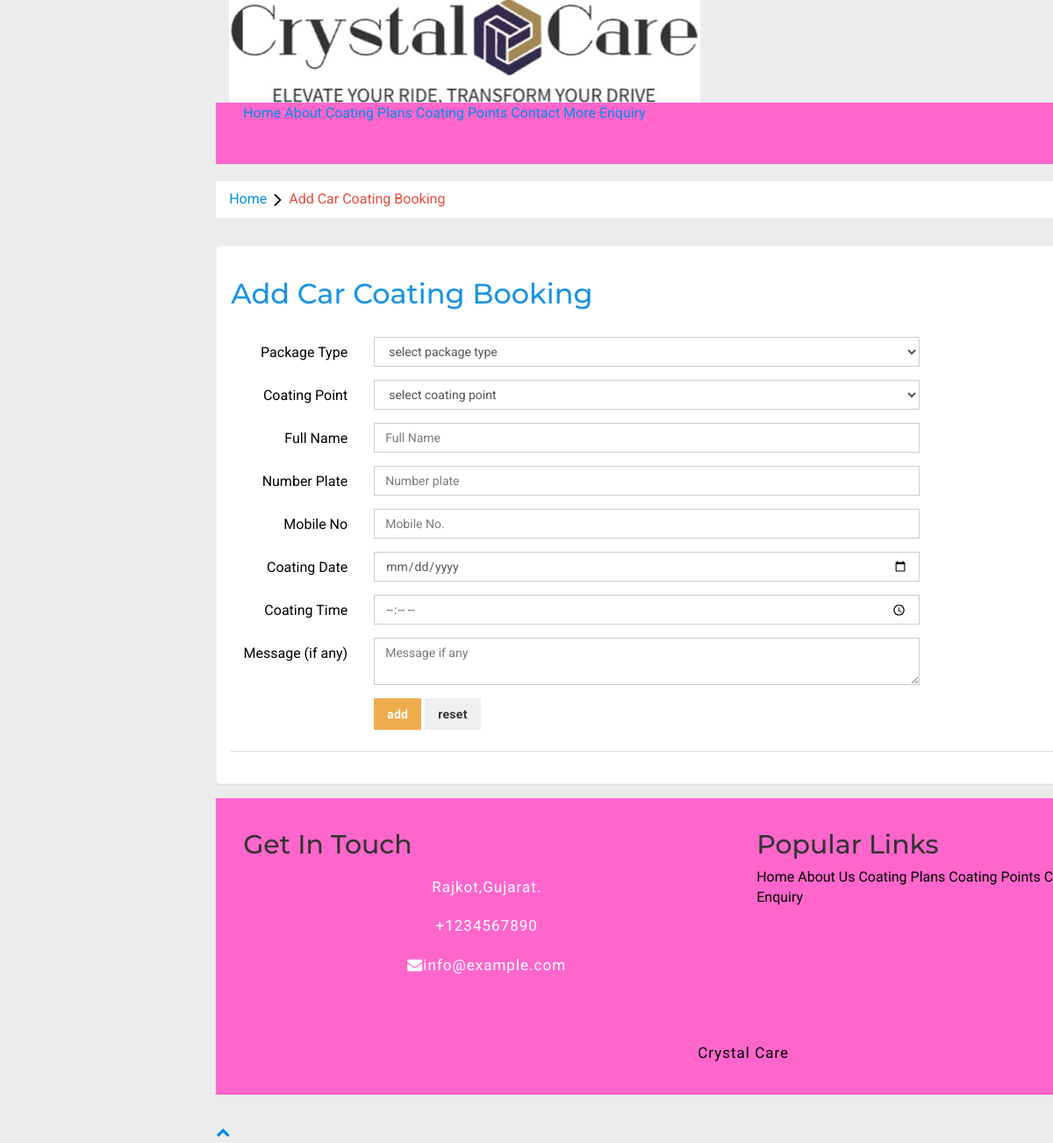
Page /Admin/add-booking.php (signed in) on the committed database.
### tables this page shows
CREATE TABLE `tblpages` (
  `id` int(11) NOT NULL,
  `type` varchar(255) DEFAULT '',
  `detail` longtext DEFAULT NULL,
  `openignHrs` varchar(255) DEFAULT NULL,
  `phoneNumber` bigint(20) DEFAULT NULL,
  `emailId` varchar(120) DEFAULT NULL
);

### Admin/add-booking.php (the view, shortened to what this page needs)
<?php
if (strlen($_SESSION['alogin']) == 0) {
    header('location:index.php');
} else {
?>
<!DOCTYPE HTML>
<html>
<head>
<link href="css/bootstrap.min.css" rel='stylesheet' type='text/css' />
<link href="css/style.css" rel='stylesheet' type='text/css' />
<link rel="stylesheet" href="css/morris.css" type="text/css"/>
<link href="css/font-awesome.css" rel="stylesheet">
<link rel="stylesheet" href="css/icon-font.min.css" type='text/css' />
</head>
<body>
   <div class="page-container">
<div class="left-content">
	   <div class="mother-grid-inner">
<?php include('includes/header.php');?>
				</div>
	<ol class="breadcrumb">
                <li class="breadcrumb-item"><a href="dashboard.php">Home</a><i class="fa fa-angle-right"></i>Add Car Coating Booking </li>
            </ol>
 	<div class="grid-form">
  <div class="grid-form1">
  	       <h3>Add Car Coating Booking</h3>
  	         <div class="tab-content">
						<div class="tab-pane active" id="horizontal-form">
							<form class="form-horizontal" name="washingpoint" method="post" enctype="multipart/form-data">
								<div class="form-group">
									<label for="focusedinput" class="col-sm-2 control-label">Package Type</label>
									<div class="col-sm-8">
								 <select name="packagetype" required class="form-control">
                <option value="<?php echo htmlentities($row['coating']); ?>(₹<?php echo htmlentities($row['price']); ?>)">Select Package Type</option>
              </select>
									</div>
								</div>
<div class="form-group">
									<label for="focusedinput" class="col-sm-2 control-label">Coating Point</label>
									<div class="col-sm-8">
								<select name="carcoatingpoint" required class="form-control">
                <option value="">Select Coating Point</option>
            </select>
									</div>
								</div>
<div class="form-group">
									<label for="focusedinput" class="col-sm-2 control-label">Full Name</label>
									<div class="col-sm-8">
										<input type="text" name="fname" class="form-control" required placeholder="Full Name">
									</div>
								</div>
								<div class="form-group">
									<label for="focusedinput" class="col-sm-2 control-label">Number Plate</label>
									<div class="col-sm-8">
										<input type="text" name="noplat" class="form-control" required placeholder="Number plate">
									</div>
								</div>
								<div class="form-group">
									<label for="focusedinput" class="col-sm-2 control-label">Mobile No</label>
									<div class="col-sm-8">
										<input type="text" name="contactno" class="form-control" pattern="[0-9]{10}" title="10 numeric characters only" required placeholder="Mobile No.">
									</div>
								</div>
								<div class="form-group">
									<label for="focusedinput" class="col-sm-2 control-label">Coating Date</label>
									<div class="col-sm-8">
									<input type="date" name="coatingdate" required class="form-control">
									</div>
								</div>
<div class="form-group">
									<label for="focusedinput" class="col-sm-2 control-label">Coating Time</label>
									<div class="col-sm-8">
										<input type="time" name="coatingtime" required class="form-control">
									</div>
								</div>
								<div class="form-group">
									<label for="focusedinput" class="col-sm-2 control-label">Message (if any)</label>
									<div class="col-sm-8">
								<textarea name="message"  class="form-control" placeholder="Message if any"></textarea>
									</div>
								</div>
								<div class="row">
			<div class="col-sm-8 col-sm-offset-2">
				<button type="submit" name="book" class="btn-warning btn">Add</button>
				<button type="reset" class="btn">Reset</button>
			</div>
		</div>
					</div>
      <div class="panel-footer">
	 </div>
  </div>
 	</div>
<?php include('includes/footer.php');?>
</div>
</div>
</body>
</html>
<?php } ?>

### includes/footer.php (shortened to what this page needs)
<div class="b footer">
            <div class="container">
                <div class="row">
                    <div class="col-lg-6 col-md-6">
                        <div class="footer-contact">
                            <h2>Get In Touch</h2>
                            <?php
    $mysqli = new mysqli("localhost", "root", "", "ccms");
$sql = "SELECT * FROM tblpages WHERE type='contact'";
$query = $mysqli->query($sql);
if ($query) {
    while ($result = $query->fetch_object()) {
?>
<p><i class="fa fa-map-marker-alt"></i><?php echo $result->detail; ?></p>
<p><i class="fa fa-phone-alt"></i>+<?php echo $result->phoneNumber; ?></p>
<p><i class="fa fa-envelope"></i><?php echo $result->emailId; ?></p>
<?php
    }
}
?>
                            <div class="footer-social">
                                <a class="btn" href="https://www.facebook.com/"><i class="fab fa-facebook-f"></i></a>
                                <a class="btn" href="https://www.youtube.com/"><i class="fab fa-youtube"></i></a>
                                <a class="btn" href="https://www.instagram.com/"><i class="fab fa-instagram"></i></a>
                            </div>
                        </div>
                    </div>
                    <div class="col-lg-5 col-md-6">
                        <div class="footer-link">
                            <h2>Popular Links</h2>
                              <a href="index.php">Home</a>
                            <a href="about.php">About Us</a>
                            <a href="coating-plans.php">Coating Plans</a>
                            <a href="location.php">Coating Points</a>
                            <a href="contact.php">Contact Us</a>
                            <a href="more-enquire.php">More Enquiry</a>
                        </div>
                    </div>
                </div>
            </div>
            <div class="container copyright">
                <p><a href="index.php">Crystal Care</a></p>
            </div>
        </div>
      </div>
        <a href="#" class="back-to-top"><i class="fa fa-chevron-up"></i></a>

### includes/footer.php (style rules this page uses)
.b { background-color:#ff66cc; }

### rows in the picture
tblpages: detail "Rajkot,Gujarat.", phoneNumber "1234567890", emailId "info@example.com"
